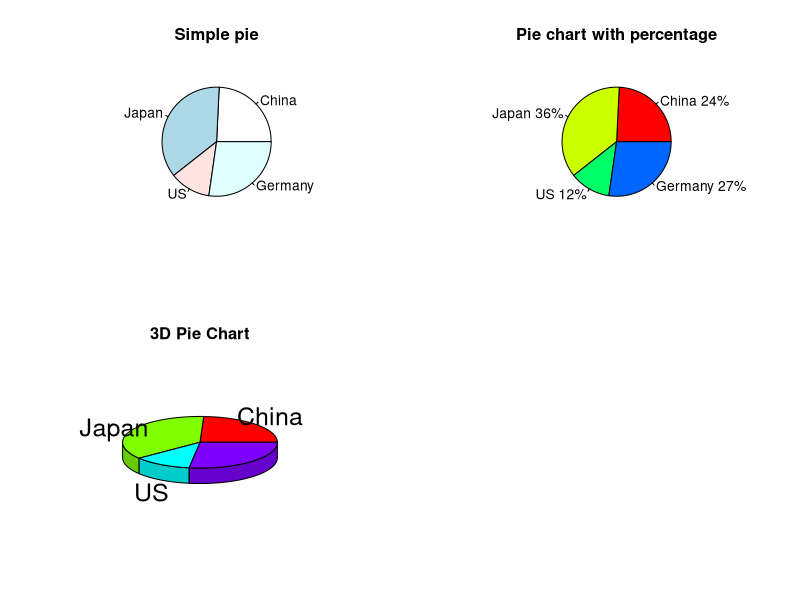

Recreate this plot in R. (Note: this script raises an error after producing the figure.)
par(mfrow = c(2,2))
x <- c(8,12,4,9)
country_labels <- c("China", "Japan", "US", "Germany", "UK")
pie(x, country_labels, main = "Simple pie")
pct <- round(x/sum(x)*100)
labl1 <- paste(country_labels, " ", pct, "%", sep = "")
pie(pct, labl1, main = "Pie chart with percentage", col = rainbow(length(labl1)))
library(plotrix)
pie3D(x, labels = country_labels, main = "3D Pie Chart")
mytable <- table(state.region)
labls <- paste(names(mytable), "\n", mytable)
pie(mytable, labls, main = "Pie Chart from a table")
